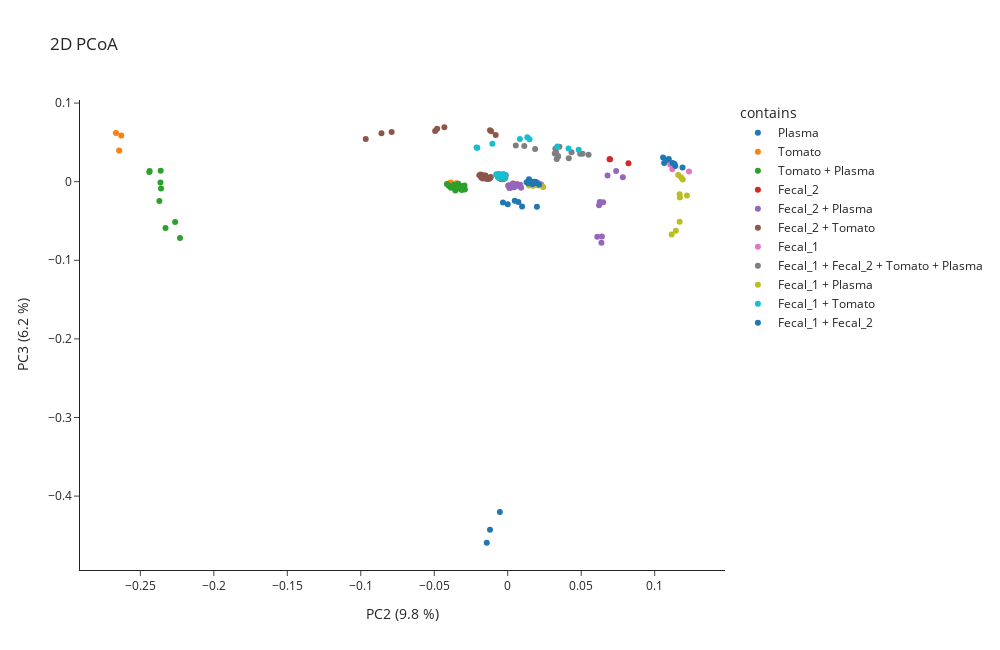

The notebook cell this image was saved under:
### Markdown cell above
But when looking at component 2 and 3, we see that it is possible to cluster chemically related samples using this approach.

### Code cell
memo.visualization.plot_pcoa_2d(
    matrix= memo_merged.memo_matrix,
    df_metadata=df_meta,
    metric= 'braycurtis',
    filename_col = 'Filename',
    group_col='contains',
    norm = True,
    scaling= False,
    pc_to_plot = [2,3]
)

### Figure 1 — Plotly figure (JSON) as saved in the notebook; plotly's stock layout.template omitted (floating-point values rounded to 4 significant figures)
{"data": [{"hovertemplate": "<b>%{hovertext}</b><br><br>contains=Plasma<br>PC2 (9.8 %)=%{x}<br>PC3 (6.2 %)=%{y}<extra></extra>", "hovertext": ["QEC18_NIST_20181227102029.mzML", "QEC18_NIST_20181227182328.mzML", "QEC18_NIST.mzML", "QEC18RT_NIST_20181228191835.mzML", "QEC18RT_NIST_20181229031403.mzML", "QEC18RT_NIST.mzML", "C18_NIST_GA4_01_19419.mzML", "C18_NIST_GA4_01_19439.mzML", "C18_NIST_GA4_01_19461.mzML"], "legendgroup": "Plasma", "marker": {"color": "#1F77B4", "symbol": "circle"}, "mode": "markers", "name": "Plasma", "orientation": "v", "showlegend": true, "type": "scatter", "x": [0.007256, 0.00476, 0.01986, -1.425e-05, -0.003253, 0.009747, -0.01427, -0.005366, -0.01207], "xaxis": "x", "y": [-0.02595, -0.02434, -0.03192, -0.02871, -0.02655, -0.03161, -0.4593, -0.4203, -0.4429], "yaxis": "y"}, {"hovertemplate": "<b>%{hovertext}</b><br><br>contains=Tomato<br>PC2 (9.8 %)=%{x}<br>PC3 (6.2 %)=%{y}<extra></extra>", "hovertext": ["QEC18_To_20181227204313.mzML", "QEC18_To_20181227231513.mzML", "QEC18_To.mzML", "QEC18RT_To_20181229050805.mzML", "QEC18RT_To_20181229074015.mzML", "QEC18RT_To.mzML", "C18_To_GA3_01_19427.mzML", "C18_To_GA3_01_19465.mzML", "C18_To_GA3_01_19475.mzML"], "legendgroup": "Tomato", "marker": {"color": "#FF7F0E", "symbol": "circle"}, "mode": "markers", "name": "Tomato", "orientation": "v", "showlegend": true, "type": "scatter", "x": [-0.04007, -0.03548, -0.03867, -0.03474, -0.03464, -0.03592, -0.2644, -0.263, -0.2666], "xaxis": "x", "y": [-0.00198, -0.002713, -0.001025, -0.001971, -0.003334, -0.003304, 0.03976, 0.05889, 0.06209], "yaxis": "y"}, {"hovertemplate": "<b>%{hovertext}</b><br><br>contains=Tomato + Plasma<br>PC2 (9.8 %)=%{x}<br>PC3 (6.2 %)=%{y}<extra></extra>", "hovertext": ["QEC18_To-1_NIST-3_20181227172525.mzML", "QEC18_To-1_NIST-3_20181227214013.mzML", "QEC18_To-1_NIST-3.mzML", "QEC18_To-1_NIST-1_20181227111754.mzML", "QEC18_To-1_NIST-1_20181228010915.mzML", "QEC18_To-1_NIST-1.mzML", "QEC18_To-3_NIST-1_20181227074824.mzML", "QEC18_To-3_NIST-1_20181227160801.mzML", "QEC18_To-3_NIST-1.mzML", "QEC18RT_To-1_NIST-3_20181229021701.mzML", "QEC18RT_To-1_NIST-3_20181229060507.mzML", "QEC18RT_To-1_NIST-3.mzML", "QEC18RT_To-1_NIST-1_20181228201537.mzML", "QEC18RT_To-1_NIST-1_20181229093419.mzML", "QEC18RT_To-1_NIST-1.mzML", "QEC18RT_To-3_NIST-1_20181228162117.mzML", "QEC18RT_To-3_NIST-1_20181229010055.mzML", "QEC18RT_To-3_NIST-1.mzML", "C18_To-1_NIST-3_GC3_01_19450.mzML", "C18_To-1_NIST-3_GC3_01_19459.mzML", "C18_To-1_NIST-3_GC3_01_19468.mzML", "C18_To-1_NIST-1_GC1_01_19402.mzML", "C18_To-1_NIST-1_GC1_01_19442.mzML", "C18_To-1_NIST-1_GC1_01_19481.mzML", "C18_To-3_NIST-1_GC2_01_19412.mzML", "C18_To-3_NIST-1_GC2_01_19432.mzML", "C18_To-3_NIST-1_GC2_01_19455.mzML"], "legendgroup": "Tomato + Plasma", "marker": {"color": "#2CA02C", "symbol": "circle"}, "mode": "markers", "name": "Tomato + Plasma", "orientation": "v", "showlegend": true, "type": "scatter", "x": [-0.02943, -0.03276, -0.03092, -0.03747, -0.03377, -0.04137, -0.03649, -0.04018, -0.0337, -0.02917, -0.03044, -0.03126, -0.03564, -0.03303, -0.03549, -0.03734, -0.03864, -0.03068, -0.223, -0.2264, -0.2329, -0.2363, -0.2371, -0.2359, -0.2437, -0.2362, -0.2439], "xaxis": "x", "y": [-0.004744, -0.007835, -0.006907, -0.005605, -0.004571, -0.00285, -0.003837, -0.005013, -0.002674, -0.009989, -0.007927, -0.01072, -0.0112, -0.008587, -0.008419, -0.007531, -0.007786, -0.005624, -0.07166, -0.0514, -0.05901, -0.001125, -0.02451, -0.00865, 0.01372, 0.01407, 0.01243], "yaxis": "y"}, {"hovertemplate": "<b>%{hovertext}</b><br><br>contains=Fecal_2<br>PC2 (9.8 %)=%{x}<br>PC3 (6.2 %)=%{y}<extra></extra>", "hovertext": ["QEC18_F2_20181227121553.mzML", "QEC18_F2_20181228001213.mzML", "QEC18_F2.mzML", "QEC18RT_F2_20181228211241.mzML", "QEC18RT_F2_20181229083715.mzML", "QEC18RT_F2.mzML", "C18_F2_GA2_01_19405.mzML", "C18_F2_GA2_01_19444.mzML", "C18_F2_GA2_01_19478.mzML"], "legendgroup": "Fecal_2", "marker": {"color": "#D62728", "symbol": "circle"}, "mode": "markers", "name": "Fecal_2", "orientation": "v", "showlegend": true, "type": "scatter", "x": [0.004305, 0.006469, 0.003631, 0.00331, 0.005054, 0.003811, 0.0693, 0.06961, 0.08214], "xaxis": "x", "y": [-0.004129, -0.00319, -0.002217, -0.004082, -0.004768, -0.003841, 0.0286, 0.02854, 0.02338], "yaxis": "y"}, {"hovertemplate": "<b>%{hovertext}</b><br><br>contains=Fecal_2 + Plasma<br>PC2 (9.8 %)=%{x}<br>PC3 (6.2 %)=%{y}<extra></extra>", "hovertext": ["QEC18_F2-1_NIST-3_20181227103932.mzML", "QEC18_F2-1_NIST-3_20181227145038.mzML", "QEC18_F2-1_NIST-3.mzML", "QEC18_F2-1_NIST-1_20181227212113.mzML", "QEC18_F2-1_NIST-1_20181227233413.mzML", "QEC18_F2-1_NIST-1.mzML", "QEC18_F2-3_NIST-1_20181227162723.mzML", "QEC18_F2-3_NIST-1_20181228005015.mzML", "QEC18_F2-3_NIST-1.mzML", "QEC18RT_F2-1_NIST-3_20181228193737.mzML", "QEC18RT_F2-1_NIST-3_20181228234449.mzML", "QEC18RT_F2-1_NIST-3.mzML", "QEC18RT_F2-1_NIST-1_20181229054607.mzML", "QEC18RT_F2-1_NIST-1_20181229075915.mzML", "QEC18RT_F2-1_NIST-1.mzML", "QEC18RT_F2-3_NIST-1_20181229011957.mzML", "QEC18RT_F2-3_NIST-1_20181229091519.mzML", "QEC18RT_F2-3_NIST-1.mzML", "C18_F2-1_NIST-3_GD4_01_19403.mzML", "C18_F2-1_NIST-3_GD4_01_19440.mzML", "C18_F2-1_NIST-3_GD4_01_19452.mzML", "C18_F2-1_NIST-1_GD2_01_19428.mzML", "C18_F2-1_NIST-1_GD2_01_19467.mzML", "C18_F2-1_NIST-1_GD2_01_19476.mzML", "C18_F2-3_NIST-1_GD3_01_19436.mzML", "C18_F2-3_NIST-1_GD3_01_19456.mzML", "C18_F2-3_NIST-1_GD3_01_19480.mzML"], "legendgroup": "Fecal_2 + Plasma", "marker": {"color": "#9467BD", "symbol": "circle"}, "mode": "markers", "name": "Fecal_2 + Plasma", "orientation": "v", "showlegend": true, "type": "scatter", "x": [0.007779, 0.009121, 0.001166, 0.006814, 0.004178, 0.003374, 0.005397, 0.007076, 0.008504, 0.002943, 0.004393, 0.001621, 0.001116, 0.0005516, 0.0003101, 0.001335, 0.004398, 0.004343, 0.06093, 0.06374, 0.06407, 0.06259, 0.06492, 0.06218, 0.06792, 0.07377, 0.07832], "xaxis": "x", "y": [-0.004616, -0.007679, -0.007922, -0.00516, -0.005326, -0.002906, -0.004918, -0.004138, -0.003897, -0.007055, -0.006954, -0.007625, -0.005074, -0.004694, -0.005235, -0.004908, -0.00471, -0.006265, -0.07019, -0.07752, -0.06979, -0.02578, -0.02617, -0.02997, 0.007742, 0.01347, 0.005736], "yaxis": "y"}, {"hovertemplate": "<b>%{hovertext}</b><br><br>contains=Fecal_2 + Tomato<br>PC2 (9.8 %)=%{x}<br>PC3 (6.2 %)=%{y}<extra></extra>", "hovertext": ["QEC18_F2-1_To-3_20181226223728.mzML", "QEC18_F2-1_To-3_20181227041925.mzML", "QEC18_F2-1_To-3.mzML", "QEC18_F2-1_To-1_20181227150959.mzML", "QEC18_F2-1_To-1_20181228014719.mzML", "QEC18_F2-1_To-1.mzML", "QEC18_F2-3_To-1_20181227082626.mzML", "QEC18_F2-3_To-1_20181227164643.mzML", "QEC18_F2-3_To-1.mzML", "QEC18RT_F2-1_To-3_20181228071021.mzML", "QEC18RT_F2-1_To-3_20181228125213.mzML", "QEC18RT_F2-1_To-3.mzML", "QEC18RT_F2-1_To-1_20181229000349.mzML", "QEC18RT_F2-1_To-1_20181229101223.mzML", "QEC18RT_F2-1_To-1.mzML", "QEC18RT_F2-3_To-1_20181228165919.mzML", "QEC18RT_F2-3_To-1_20181229013857.mzML", "QEC18RT_F2-3_To-1.mzML", "C18_F2-1_To-3_GB8_01_19401.mzML", "C18_F2-1_To-3_GB8_01_19404.mzML", "C18_F2-1_To-3_GB8_01_19422.mzML", "C18_F2-1_To-1_GB6_01_19438.mzML", "C18_F2-1_To-1_GB6_01_19453.mzML", "C18_F2-1_To-1_GB6_01_19483.mzML", "C18_F2-3_To-1_GB7_01_19409.mzML", "C18_F2-3_To-1_GB7_01_19434.mzML", "C18_F2-3_To-1_GB7_01_19457.mzML"], "legendgroup": "Fecal_2 + Tomato", "marker": {"color": "#8C564B", "symbol": "circle"}, "mode": "markers", "name": "Fecal_2 + Tomato", "orientation": "v", "showlegend": true, "type": "scatter", "x": [-0.01932, -0.01676, -0.01852, -0.01627, -0.01552, -0.01507, -0.01163, -0.01456, -0.0118, -0.01804, -0.01693, -0.01676, -0.01452, -0.01398, -0.0153, -0.01399, -0.01327, -0.01258, -0.09662, -0.08593, -0.07902, -0.04313, -0.04803, -0.0494, -0.008211, -0.01207, -0.01128], "xaxis": "x", "y": [0.008101, 0.008277, 0.009217, 0.005794, 0.006776, 0.008003, 0.00581, 0.005214, 0.005349, 0.005275, 0.003941, 0.005826, 0.00382, 0.004308, 0.005186, 0.003849, 0.003681, 0.003585, 0.05434, 0.06157, 0.0632, 0.06925, 0.06749, 0.06441, 0.05944, 0.06536, 0.06421], "yaxis": "y"}, {"hovertemplate": "<b>%{hovertext}</b><br><br>contains=Fecal_1<br>PC2 (9.8 %)=%{x}<br>PC3 (6.2 %)=%{y}<extra></extra>", "hovertext": ["QEC18_F1_20181227030329.mzML", "QEC18_F1_20181228032223.mzML", "QEC18_F1.mzML", "QEC18RT_F1_20181228113615.mzML", "QEC18RT_F1_20181229114729.mzML", "QEC18RT_F1.mzML", "C18_F1_GA1_01_19410.mzML", "C18_F1_GA1_01_19418.mzML", "C18_F1_GA1_01_19488.mzML"], "legendgroup": "Fecal_1", "marker": {"color": "#E377C2", "symbol": "circle"}, "mode": "markers", "name": "Fecal_1", "orientation": "v", "showlegend": true, "type": "scatter", "x": [0.02058, 0.02279, 0.0203, 0.01862, 0.0174, 0.01668, 0.112, 0.1105, 0.1233], "xaxis": "x", "y": [-0.002273, -0.003292, -0.00119, -0.001949, -0.001717, -0.0009341, 0.01589, 0.02201, 0.01302], "yaxis": "y"}, {"hovertemplate": "<b>%{hovertext}</b><br><br>contains=Fecal_1 + Fecal_2 + Tomato + Plasma<br>PC2 (9.8 %)=%{x}<br>PC3 (6.2 %)=%{y}<extra></extra>", "hovertext": ["QEC18_F1-1_F2-1_NIST-2_To-1_20181227152919.mzML", "QEC18_F1-1_F2-1_NIST-2_To-1_20181227225613.mzML", "QEC18_F1-1_F2-1_NIST-2_To-1.mzML", "QEC18_F1-1_F2-1_NIST-1_To-2_20181227113714.mzML", "QEC18_F1-1_F2-1_NIST-1_To-2_20181227184249.mzML", "QEC18_F1-1_F2-1_NIST-1_To-2.mzML", "QEC18_F1-1_F2-2_NIST-1_To-1_20181227065123.mzML", "QEC18_F1-1_F2-2_NIST-1_To-1_20181228034123.mzML", "QEC18_F1-1_F2-2_NIST-1_To-1.mzML", "QEC18_Qcmix_begin.mzML", "QEC18_Qcmix_middle.mzML", "QEC18_Qcmix_end.mzML", "QEC18_Qcmix_end_20181228041923.mzML", "QEC18RT_Qcmix_begin.mzML", "QEC18RT_Qcmix_middle.mzML", "QEC18RT_Qcmix_end.mzML", "QEC18_F1-1_F2-1_NIST-1_To-1_20181227125436.mzML", "QEC18_F1-1_F2-1_NIST-1_To-1_20181227135238.mzML", "QEC18_F1-1_F2-1_NIST-1_To-1.mzML", "QEC18_F1-2_F2-1_NIST-1_To-1_20181228020619.mzML", "QEC18_F1-2_F2-1_NIST-1_To-1_20181228022521.mzML", "QEC18_F1-2_F2-1_NIST-1_To-1.mzML", "QEC18RT_F1-1_F2-1_NIST-2_To-1_20181229002251.mzML", "QEC18RT_F1-1_F2-1_NIST-2_To-1_20181229072113.mzML", "QEC18RT_F1-1_F2-1_NIST-2_To-1.mzML", "QEC18RT_F1-1_F2-1_NIST-1_To-2_20181228203439.mzML", "QEC18RT_F1-1_F2-1_NIST-1_To-2_20181229033303.mzML", "QEC18RT_F1-1_F2-1_NIST-1_To-2.mzML", "QEC18RT_F1-1_F2-2_NIST-1_To-1_20181228152413.mzML", "QEC18RT_F1-1_F2-2_NIST-1_To-1_20181229120629.mzML", "QEC18RT_F1-1_F2-2_NIST-1_To-1.mzML", "QEC18RT_F1-1_F2-1_NIST-1_To-1_20181228215043.mzML", "QEC18RT_F1-1_F2-1_NIST-1_To-1_20181228224749.mzML", "QEC18RT_F1-1_F2-1_NIST-1_To-1.mzML", "QEC18RT_F1-2_F2-1_NIST-1_To-1_20181229103125.mzML", "QEC18RT_F1-2_F2-1_NIST-1_To-1_20181229105027.mzML", "QEC18RT_F1-2_F2-1_NIST-1_To-1.mzML", "C18_F1-1_F2-1_NIST-2_To-1_GA7_01_19426.mzML", "C18_F1-1_F2-1_NIST-2_To-1_GA7_01_19454.mzML", "C18_F1-1_F2-1_NIST-2_To-1_GA7_01_19474.mzML", "C18_F1-1_F2-1_NIST-1_To-2_GB1_01_19441.mzML", "C18_F1-1_F2-1_NIST-1_To-2_GB1_01_19443.mzML", "C18_F1-1_F2-1_NIST-1_To-2_GB1_01_19462.mzML", "C18_F1-1_F2-2_NIST-1_To-1_GA8_01_19414.mzML", "C18_F1-1_F2-2_NIST-1_To-1_GA8_01_19429.mzML", "C18_F1-1_F2-2_NIST-1_To-1_GA8_01_19489.mzML", "C18_F1-1_F2-1_NIST-1_To-1_GA6_01_19415.mzML", "C18_F1-1_F2-1_NIST-1_To-1_GA6_01_19447.mzML", "C18_F1-1_F2-1_NIST-1_To-1_GA6_01_19491.mzML", "C18_F1-2_F2-1_NIST-1_To-1_GB2_01_19425.mzML", "C18_F1-2_F2-1_NIST-1_To-1_GB2_01_19484.mzML", "C18_F1-2_F2-1_NIST-1_To-1_GB2_01_19485.mzML"], "legendgroup": "Fecal_1 + Fecal_2 + Tomato + Plasma", "marker": {"color": "#7F7F7F", "symbol": "circle"}, "mode": "markers", "name": "Fecal_1 + Fecal_2 + Tomato + Plasma", "orientation": "v", "showlegend": true, "type": "scatter", "x": [-0.004095, -0.003904, -0.004726, -0.006481, -0.005434, -0.005568, -0.003888, -0.001307, -0.002931, -0.003423, -0.004603, -0.004661, -0.004538, -0.003161, -0.004785, -0.003566, -0.002564, -0.004303, -0.002967, -0.002576, -0.003083, -0.002594, -0.004548, -0.002968, -0.004641, -0.004607, -0.004686, -0.005875, -0.005452, -0.00246, -0.003853, -0.00419, -0.004047, -0.003235, -0.003645, -0.003262, -0.003872, 0.03197, 0.04154, 0.03331, 0.01864, 0.01128, 0.005487, 0.03238, 0.03516, 0.04343, 0.03429, 0.03285, 0.03415, 0.0493, 0.05502, 0.05091], "xaxis": "x", "y": [0.006661, 0.006553, 0.008824, 0.007678, 0.0081, 0.007733, 0.006689, 0.008149, 0.009325, 0.007994, 0.007547, 0.007744, 0.007779, 0.003862, 0.003833, 0.003064, 0.006635, 0.008601, 0.008472, 0.006878, 0.007473, 0.007283, 0.003435, 0.003783, 0.004012, 0.004004, 0.004496, 0.004738, 0.004656, 0.003817, 0.003809, 0.003683, 0.003541, 0.004414, 0.004012, 0.004334, 0.005, 0.03596, 0.02972, 0.02879, 0.04152, 0.04535, 0.04589, 0.04178, 0.04441, 0.03761, 0.03192, 0.03776, 0.0326, 0.03565, 0.03435, 0.03549], "yaxis": "y"}, {"hovertemplate": "<b>%{hovertext}</b><br><br>contains=Fecal_1 + Plasma<br>PC2 (9.8 %)=%{x}<br>PC3 (6.2 %)=%{y}<extra></extra>", "hovertext": ["QEC18_F1-1_NIST-3_20181227133316.mzML", "QEC18_F1-1_NIST-3_20181228012817.mzML", "QEC18_F1-1_NIST-3.mzML", "QEC18_F1-1_NIST-1_20181227210213.mzML", "QEC18_F1-1_NIST-1_20181227215913.mzML", "QEC18_F1-1_NIST-1.mzML", "QEC18_F1-3_NIST-1_20181227045725.mzML", "QEC18_F1-3_NIST-1_20181227170603.mzML", "QEC18_F1-3_NIST-1.mzML", "QEC18RT_F1-1_NIST-3_20181228222847.mzML", "QEC18RT_F1-1_NIST-3_20181229095321.mzML", "QEC18RT_F1-1_NIST-3.mzML", "QEC18RT_F1-1_NIST-1_20181229052705.mzML", "QEC18RT_F1-1_NIST-1_20181229062407.mzML", "QEC18RT_F1-1_NIST-1.mzML", "QEC18RT_F1-3_NIST-1_20181228133015.mzML", "QEC18RT_F1-3_NIST-1_20181229015759.mzML", "QEC18RT_F1-3_NIST-1.mzML", "C18_F1-1_NIST-3_GD1_01_19400.mzML", "C18_F1-1_NIST-3_GD1_01_19449.mzML", "C18_F1-1_NIST-3_GD1_01_19482.mzML", "C18_F1-1_NIST-1_GC7_01_19464.mzML", "C18_F1-1_NIST-1_GC7_01_19466.mzML", "C18_F1-1_NIST-1_GC7_01_19469.mzML", "C18_F1-3_NIST-1_GC8_01_19407.mzML", "C18_F1-3_NIST-1_GC8_01_19424.mzML", "C18_F1-3_NIST-1_GC8_01_19458.mzML"], "legendgroup": "Fecal_1 + Plasma", "marker": {"color": "#BCBD22", "symbol": "circle"}, "mode": "markers", "name": "Fecal_1 + Plasma", "orientation": "v", "showlegend": true, "type": "scatter", "x": [0.02094, 0.01842, 0.0241, 0.01789, 0.0199, 0.02124, 0.0198, 0.02068, 0.02119, 0.01716, 0.01451, 0.01691, 0.01602, 0.01519, 0.01776, 0.01631, 0.01821, 0.01706, 0.117, 0.1144, 0.1116, 0.1171, 0.1219, 0.117, 0.1181, 0.116, 0.1191], "xaxis": "x", "y": [-0.004979, -0.003737, -0.006719, -0.002998, -0.004284, -0.004007, -0.0027, -0.003665, -0.003003, -0.00525, -0.004913, -0.004732, -0.003999, -0.003797, -0.003678, -0.003434, -0.004307, -0.003214, -0.05085, -0.06253, -0.06725, -0.02, -0.01768, -0.01591, 0.005248, 0.008446, 0.002629], "yaxis": "y"}, {"hovertemplate": "<b>%{hovertext}</b><br><br>contains=Fecal_1 + Tomato<br>PC2 (9.8 %)=%{x}<br>PC3 (6.2 %)=%{y}<extra></extra>", "hovertext": ["QEC18_F1-1_To-3_20181227174446.mzML", "QEC18_F1-1_To-3_20181227223713.mzML", "QEC18_F1-1_To-3.mzML", "QEC18_F1-1_To-1_20181227043825.mzML", "QEC18_F1-1_To-1_20181227123513.mzML", "QEC18_F1-1_To-1.mzML", "QEC18_F1-3_To-1_20181228003115.mzML", "QEC18_F1-3_To-1_20181228024423.mzML", "QEC18_F1-3_To-1.mzML", "QEC18RT_F1-1_To-3_20181229023601.mzML", "QEC18RT_F1-1_To-3_20181229070211.mzML", "QEC18RT_F1-1_To-3.mzML", "QEC18RT_F1-1_To-1_20181228131115.mzML", "QEC18RT_F1-1_To-1_20181228213143.mzML", "QEC18RT_F1-1_To-1.mzML", "QEC18RT_F1-3_To-1_20181229085617.mzML", "QEC18RT_F1-3_To-1_20181229110929.mzML", "QEC18RT_F1-3_To-1.mzML", "C18_F1-1_To-3_GC6_01_19420.mzML", "C18_F1-1_To-3_GC6_01_19460.mzML", "C18_F1-1_To-3_GC6_01_19473.mzML", "C18_F1-1_To-1_GC4_01_19421.mzML", "C18_F1-1_To-1_GC4_01_19423.mzML", "C18_F1-1_To-1_GC4_01_19445.mzML", "C18_F1-3_To-1_GC5_01_19433.mzML", "C18_F1-3_To-1_GC5_01_19479.mzML", "C18_F1-3_To-1_GC5_01_19486.mzML"], "legendgroup": "Fecal_1 + Tomato", "marker": {"color": "#17BECF", "symbol": "circle"}, "mode": "markers", "name": "Fecal_1 + Tomato", "orientation": "v", "showlegend": true, "type": "scatter", "x": [-0.007741, -0.007669, -0.004619, -0.005748, -0.006734, -0.006124, -0.002066, -0.003601, -0.002856, -0.006529, -0.006589, -0.0047, -0.004809, -0.003369, -0.004836, -0.001804, -0.001641, -0.005009, -0.01044, -0.0212, -0.02067, 0.00824, 0.01329, 0.01483, 0.03373, 0.04828, 0.04138], "xaxis": "x", "y": [0.009357, 0.008804, 0.005027, 0.009765, 0.008412, 0.009323, 0.008978, 0.007449, 0.009323, 0.005343, 0.006021, 0.007597, 0.005738, 0.00652, 0.005813, 0.005633, 0.004621, 0.00511, 0.04822, 0.04359, 0.04326, 0.05441, 0.0566, 0.05411, 0.04469, 0.04062, 0.04208], "yaxis": "y"}, {"hovertemplate": "<b>%{hovertext}</b><br><br>contains=Fecal_1 + Fecal_2<br>PC2 (9.8 %)=%{x}<br>PC3 (6.2 %)=%{y}<extra></extra>", "hovertext": ["QEC18_F1-1_F2-3_20181227012831.mzML", "QEC18_F1-1_F2-3_20181227071023.mzML", "QEC18_F1-1_F2-3.mzML", "QEC18_F1-1_F2-1_20181227084526.mzML", "QEC18_F1-1_F2-1_20181227143118.mzML", "QEC18_F1-1_F2-1.mzML", "QEC18_F1-3_F2-1_20181227131356.mzML", "QEC18_F1-3_F2-1_20181227190209.mzML", "QEC18_F1-3_F2-1.mzML", "QEC18RT_F1-1_F2-3_20181228100117.mzML", "QEC18RT_F1-1_F2-3_20181228154315.mzML", "QEC18RT_F1-1_F2-3.mzML", "QEC18RT_F1-1_F2-1_20181228171821.mzML", "QEC18RT_F1-1_F2-1_20181228232549.mzML", "QEC18RT_F1-1_F2-1.mzML", "QEC18RT_F1-3_F2-1_20181228220945.mzML", "QEC18RT_F1-3_F2-1_20181229035205.mzML", "QEC18RT_F1-3_F2-1.mzML", "C18_F1-1_F2-3_GB5_01_19406.mzML", "C18_F1-1_F2-3_GB5_01_19413.mzML", "C18_F1-1_F2-3_GB5_01_19430.mzML", "C18_F1-1_F2-1_GB3_01_19411.mzML", "C18_F1-1_F2-1_GB3_01_19435.mzML", "C18_F1-1_F2-1_GB3_01_19451.mzML", "C18_F1-3_F2-1_GB4_01_19416.mzML", "C18_F1-3_F2-1_GB4_01_19448.mzML", "C18_F1-3_F2-1_GB4_01_19463.mzML"], "legendgroup": "Fecal_1 + Fecal_2", "marker": {"color": "#1F77B4", "symbol": "circle"}, "mode": "markers", "name": "Fecal_1 + Fecal_2", "orientation": "v", "showlegend": true, "type": "scatter", "x": [0.01447, 0.01472, 0.01722, 0.01858, 0.01729, 0.02136, 0.01899, 0.01975, 0.01911, 0.01283, 0.01389, 0.01486, 0.0144, 0.01652, 0.01633, 0.01684, 0.01654, 0.0164, 0.1057, 0.1082, 0.1096, 0.1134, 0.1064, 0.1078, 0.1189, 0.114, 0.1121], "xaxis": "x", "y": [0.003103, 0.0002162, -0.0001075, -0.0001443, -0.001865, -0.003614, -0.0007203, -0.001757, -0.001313, -0.0008121, -0.002001, -0.0009596, -0.001318, -0.002088, -0.001244, -0.002984, -0.002225, -0.0009524, 0.0309, 0.02766, 0.02898, 0.02274, 0.02385, 0.02792, 0.01802, 0.0201, 0.02375], "yaxis": "y"}], "layout": {"height": 650, "legend": {"title": {"text": "contains"}, "tracegroupgap": 0}, "title": {"text": "2D PCoA"}, "width": 1000, "xaxis": {"anchor": "y", "domain": [0, 1], "title": {"text": "PC2 (9.8 %)"}}, "yaxis": {"anchor": "x", "domain": [0, 1], "title": {"text": "PC3 (6.2 %)"}}}}
